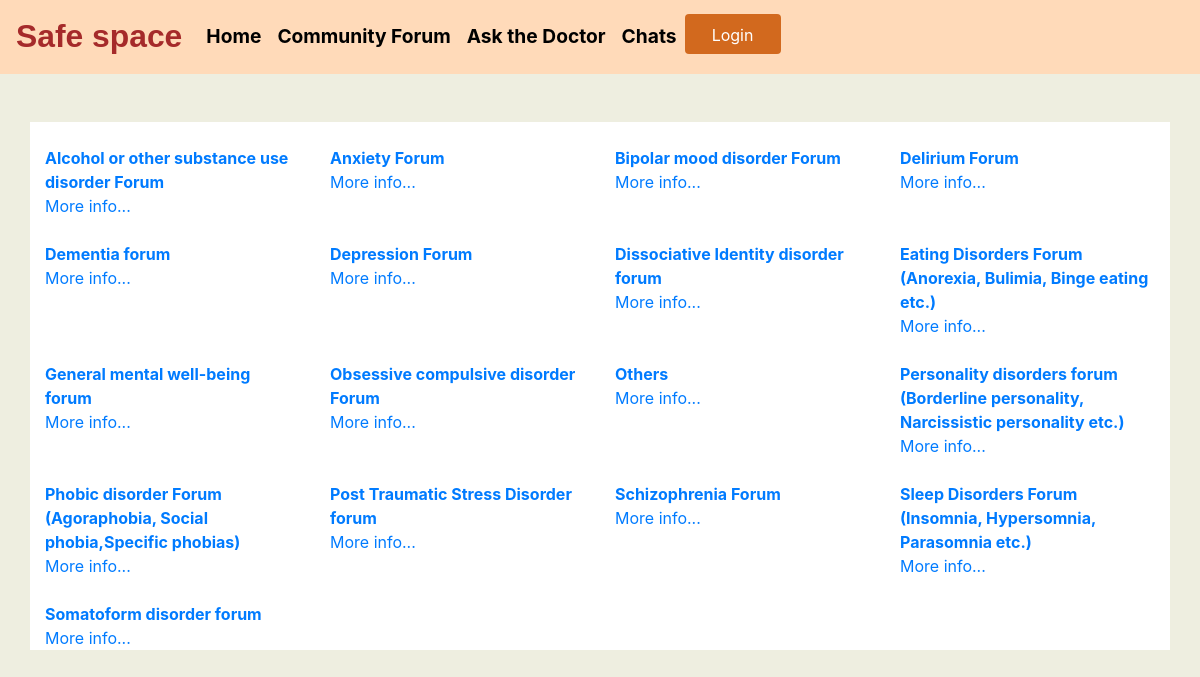
Screenshot of /community_forum/ with the database file from the repository.
### community_forum/models.py (models this page shows, shortened)
class Categories(models.Model):
	class Meta:
		verbose_name_plural="Categories"
	id=models.AutoField(primary_key=True,unique=True)
	category_name=models.CharField(max_length=200,blank=True)

### community_forum/views.py (the view)
# urls.py: path('',views.CategoryView.as_view()),
class CategoryView(View):
	def get(self, request, *args, **kwargs):
		categories=Categories.objects.order_by('category_name')
		context={
			'categories':categories
		}
		return render(request,'community_forum/categories.html',context)

### community_forum/templates/community_forum/categories.html (shortened to what this page needs)
{% block content %}
{% include 'Ask_the_doctor/base.html' %}
<div class="container" style="background-color:white;">
	<div class="row">
			{% for category in categories%}
			<div class="col-lg-3 col-md-3 col-sm-6 col-xs-6">
				<span style="font-weight: bolder;"><br><a href="/community_forum/{{category.category_name}}/">{{category.category_name|safe}}</a><br></span>
				<a href="/community_forum/{{category.id}}/info/">More info...</a><br>
			</div>
			{% endfor %}
			<br>
			</div>
</div>
{% endblock %}

### community_forum/templates/community_forum/categories.html (style rules this page uses)
body { background-color: #EEEEE0; }

### rows the page displays
Categories: category_name "Alcohol or other substance use disorder Forum"
Categories: category_name "Anxiety Forum"
Categories: category_name "Bipolar mood disorder Forum"
Categories: category_name "Delirium Forum"
Categories: category_name "Dementia forum"
Categories: category_name "Depression Forum"
Categories: category_name "Dissociative Identity disorder forum"
Categories: category_name "Eating Disorders Forum (Anorexia, Bulimia, Binge eating etc.)"
Categories: category_name "General mental well-being forum"
Categories: category_name "Obsessive compulsive disorder Forum"
Categories: category_name "Others"
Categories: category_name "Personality disorders forum (Borderline personality, Narcissistic personality etc.)"
Categories: category_name "Phobic disorder Forum (Agoraphobia, Social phobia,Specific phobias)"
Categories: category_name "Post Traumatic Stress Disorder forum"
Categories: category_name "Schizophrenia Forum"
Categories: category_name "Sleep Disorders Forum (Insomnia, Hypersomnia, Parasomnia etc.)"
Categories: category_name "Somatoform disorder forum"
